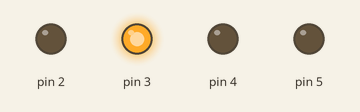
Bench run of a sketch on a simulated Arduino Uno, built with avr-gcc and run on an emulated ATmega328P. Shown: output pins drawn as LEDs (lit = HIGH).

Above: at 0.1 s.
Timing chart, 0 to 1.6 s (numbered marks = the images above):
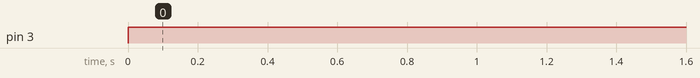

Measured:
- by itself, pin 3: LOW → HIGH at 0.00 s

The sketch:

p2.ino
```cpp
int switchState = 0;

void setup() {
  pinMode(2, OUTPUT);
  pinMode(3, OUTPUT);
  pinMode(4, OUTPUT);
  pinMode(5, OUTPUT);
}

void loop() {
  // (switchState) Checks the chosen pin for voltage
  switchState = digitalRead(2);

  if (switchState == LOW) { // The button is NOT pressed
    digitalWrite(3, HIGH);  // GREEN
    digitalWrite(4, LOW);   // RED 1
    digitalWrite(5, LOW);   // RED 2
  } else {                  // The button IS pressed
    digitalWrite(3, LOW);   // GREEN
    digitalWrite(4, LOW);   // RED 1
    digitalWrite(5, HIGH);  // RED 2

    delay(250);             // Wait for a quarter second
    digitalWrite(4, HIGH);  // Toggle the LEDs
    digitalWrite(5, LOW);
    delay(250);             // Wait for a quarter second
  }
}
```
